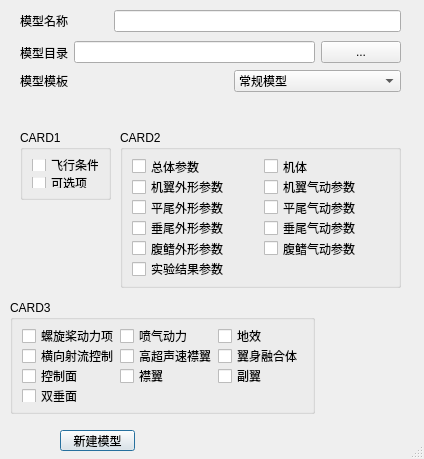
<?xml version="1.0" encoding="UTF-8"?>
<ui version="4.0">
 <class>Dialog</class>
 <widget class="QDialog" name="Dialog">
  <property name="geometry">
   <rect>
    <x>0</x>
    <y>0</y>
    <width>424</width>
    <height>459</height>
   </rect>
  </property>
  <property name="windowTitle">
   <string>新建模型</string>
  </property>
  <property name="sizeGripEnabled">
   <bool>true</bool>
  </property>
  <widget class="QPushButton" name="pushButton_New">
   <property name="geometry">
    <rect>
     <x>60</x>
     <y>430</y>
     <width>75</width>
     <height>21</height>
    </rect>
   </property>
   <property name="text">
    <string>新建模型</string>
   </property>
  </widget>
  <widget class="QGroupBox" name="groupBox_CARD3">
   <property name="geometry">
    <rect>
     <x>10</x>
     <y>300</y>
     <width>305</width>
     <height>114</height>
    </rect>
   </property>
   <property name="title">
    <string>CARD3</string>
   </property>
   <layout class="QGridLayout" name="gridLayout_2">
    <item row="0" column="0">
     <widget class="QCheckBox" name="checkBox_PROPWR">
      <property name="text">
       <string>螺旋桨动力项</string>
      </property>
     </widget>
    </item>
    <item row="0" column="1">
     <widget class="QCheckBox" name="checkBox_JETPWR">
      <property name="text">
       <string>喷气动力</string>
      </property>
     </widget>
    </item>
    <item row="0" column="2">
     <widget class="QCheckBox" name="checkBox_GRNDEF">
      <property name="text">
       <string>地效</string>
      </property>
     </widget>
    </item>
    <item row="1" column="0">
     <widget class="QCheckBox" name="checkBox_TRNJET">
      <property name="text">
       <string>横向射流控制</string>
      </property>
     </widget>
    </item>
    <item row="1" column="1">
     <widget class="QCheckBox" name="checkBox_HYPEFF">
      <property name="text">
       <string>高超声速襟翼</string>
      </property>
     </widget>
    </item>
    <item row="1" column="2">
     <widget class="QCheckBox" name="checkBox_LARWB">
      <property name="text">
       <string>翼身融合体</string>
      </property>
     </widget>
    </item>
    <item row="2" column="0">
     <widget class="QCheckBox" name="checkBox_CONTAB">
      <property name="text">
       <string>控制面</string>
      </property>
     </widget>
    </item>
    <item row="2" column="1">
     <widget class="QCheckBox" name="checkBox_SYMFLP">
      <property name="text">
       <string>襟翼</string>
      </property>
     </widget>
    </item>
    <item row="2" column="2">
     <widget class="QCheckBox" name="checkBox_ASYFLP">
      <property name="text">
       <string>副翼</string>
      </property>
     </widget>
    </item>
    <item row="3" column="0">
     <widget class="QCheckBox" name="checkBox_TVTPAN">
      <property name="text">
       <string>双垂面</string>
      </property>
     </widget>
    </item>
   </layout>
  </widget>
  <widget class="QGroupBox" name="groupBox">
   <property name="geometry">
    <rect>
     <x>120</x>
     <y>130</y>
     <width>281</width>
     <height>158</height>
    </rect>
   </property>
   <property name="title">
    <string>CARD2</string>
   </property>
   <layout class="QGridLayout" name="gridLayout">
    <item row="0" column="0">
     <widget class="QCheckBox" name="checkBox_SYNTHS">
      <property name="text">
       <string>总体参数</string>
      </property>
     </widget>
    </item>
    <item row="0" column="1">
     <widget class="QCheckBox" name="checkBox_BODY">
      <property name="text">
       <string>机体</string>
      </property>
     </widget>
    </item>
    <item row="1" column="0">
     <widget class="QCheckBox" name="checkBox_WGPLNF">
      <property name="text">
       <string>机翼外形参数</string>
      </property>
     </widget>
    </item>
    <item row="1" column="1">
     <widget class="QCheckBox" name="checkBox_WGSCHR">
      <property name="text">
       <string>机翼气动参数</string>
      </property>
     </widget>
    </item>
    <item row="2" column="0">
     <widget class="QCheckBox" name="checkBox_HTPLNF">
      <property name="text">
       <string>平尾外形参数</string>
      </property>
     </widget>
    </item>
    <item row="2" column="1">
     <widget class="QCheckBox" name="checkBox_HTSCHR">
      <property name="text">
       <string>平尾气动参数</string>
      </property>
     </widget>
    </item>
    <item row="3" column="0">
     <widget class="QCheckBox" name="checkBox_VTPLNF">
      <property name="text">
       <string>垂尾外形参数</string>
      </property>
     </widget>
    </item>
    <item row="3" column="1">
     <widget class="QCheckBox" name="checkBox_VTSCHR">
      <property name="text">
       <string>垂尾气动参数</string>
      </property>
     </widget>
    </item>
    <item row="4" column="0">
     <widget class="QCheckBox" name="checkBox_VFPLNF">
      <property name="text">
       <string>腹鳍外形参数</string>
      </property>
     </widget>
    </item>
    <item row="4" column="1">
     <widget class="QCheckBox" name="checkBox_VFSCHR">
      <property name="text">
       <string>腹鳍气动参数</string>
      </property>
     </widget>
    </item>
    <item row="5" column="0">
     <widget class="QCheckBox" name="checkBox_EXPR">
      <property name="text">
       <string>实验结果参数</string>
      </property>
     </widget>
    </item>
   </layout>
  </widget>
  <widget class="QGroupBox" name="groupBox_2">
   <property name="geometry">
    <rect>
     <x>20</x>
     <y>130</y>
     <width>91</width>
     <height>70</height>
    </rect>
   </property>
   <property name="title">
    <string>CARD1</string>
   </property>
   <layout class="QGridLayout" name="gridLayout_3">
    <item row="0" column="0">
     <widget class="QCheckBox" name="checkBox_FLTCON">
      <property name="text">
       <string>飞行条件</string>
      </property>
     </widget>
    </item>
    <item row="1" column="0">
     <widget class="QCheckBox" name="checkBox_OPTINS">
      <property name="text">
       <string>可选项</string>
      </property>
     </widget>
    </item>
   </layout>
  </widget>
  <widget class="QWidget" name="layoutWidget">
   <property name="geometry">
    <rect>
     <x>20</x>
     <y>10</y>
     <width>381</width>
     <height>22</height>
    </rect>
   </property>
   <layout class="QHBoxLayout" name="horizontalLayout">
    <item>
     <widget class="QLabel" name="label_ModelName">
      <property name="text">
       <string>模型名称</string>
      </property>
     </widget>
    </item>
    <item>
     <spacer name="horizontalSpacer">
      <property name="orientation">
       <enum>Qt::Horizontal</enum>
      </property>
      <property name="sizeType">
       <enum>QSizePolicy::Preferred</enum>
      </property>
      <property name="sizeHint" stdset="0">
       <size>
        <width>40</width>
        <height>20</height>
       </size>
      </property>
     </spacer>
    </item>
    <item>
     <widget class="QLineEdit" name="lineEdit_ModelName"/>
    </item>
   </layout>
  </widget>
  <widget class="QWidget" name="layoutWidget">
   <property name="geometry">
    <rect>
     <x>20</x>
     <y>40</y>
     <width>381</width>
     <height>25</height>
    </rect>
   </property>
   <layout class="QHBoxLayout" name="horizontalLayout_2">
    <item>
     <widget class="QLabel" name="label_ModelDir">
      <property name="text">
       <string>模型目录</string>
      </property>
     </widget>
    </item>
    <item>
     <widget class="QLineEdit" name="lineEdit_DirPath"/>
    </item>
    <item>
     <widget class="QPushButton" name="pushButton_ChoiseDir">
      <property name="text">
       <string>...</string>
      </property>
     </widget>
    </item>
   </layout>
  </widget>
  <widget class="QWidget" name="layoutWidget">
   <property name="geometry">
    <rect>
     <x>20</x>
     <y>70</y>
     <width>381</width>
     <height>22</height>
    </rect>
   </property>
   <layout class="QHBoxLayout" name="horizontalLayout_3">
    <item>
     <widget class="QLabel" name="label_templete">
      <property name="text">
       <string>模型模板</string>
      </property>
     </widget>
    </item>
    <item>
     <spacer name="horizontalSpacer_2">
      <property name="orientation">
       <enum>Qt::Horizontal</enum>
      </property>
      <property name="sizeType">
       <enum>QSizePolicy::Preferred</enum>
      </property>
      <property name="sizeHint" stdset="0">
       <size>
        <width>40</width>
        <height>20</height>
       </size>
      </property>
     </spacer>
    </item>
    <item>
     <widget class="QComboBox" name="comboBox_template">
      <item>
       <property name="text">
        <string>常规模型</string>
       </property>
      </item>
     </widget>
    </item>
   </layout>
  </widget>
 </widget>
 <resources/>
 <connections/>
</ui>
